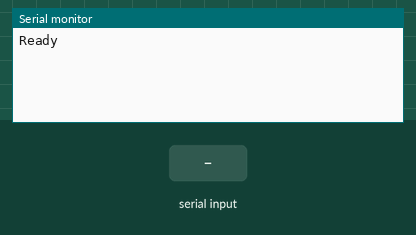
The sketch below on a simulated Arduino Uno, built with avr-gcc and run on an emulated ATmega328P. Parts: the last lines printed to the serial monitor. Inputs (shaded band) come from the test bench.

Above: at 1.2 s.
1.3 s: "1" received over the second serial link
At 2.5 s:
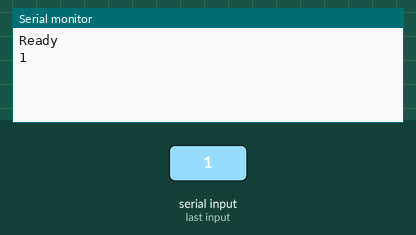
2.8 s: "0" received over the second serial link
At 3.8 s:
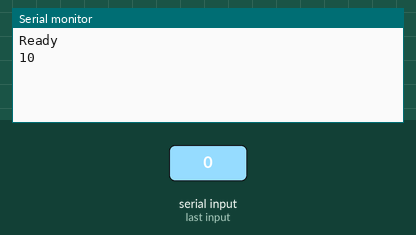

Measured:
- after the input at 1.3 s, the serial monitor: prints a new line at once (image 1)
- after the input at 2.8 s, the serial monitor: prints a new line at once (image 2)

The sketch:

esp8266Test.ino
```cpp
#include <SoftwareSerial.h>

SoftwareSerial esp(2, 3); // RX, TX

void setup() {
  Serial.begin(115200);
  esp.begin(115200); // or try 115200 if nothing shows

  Serial.println("Ready");
}

void loop() {
  if (esp.available()) {
    Serial.write(esp.read());
  }
  if (Serial.available()) {
    esp.write(Serial.read());
  }
}
```
